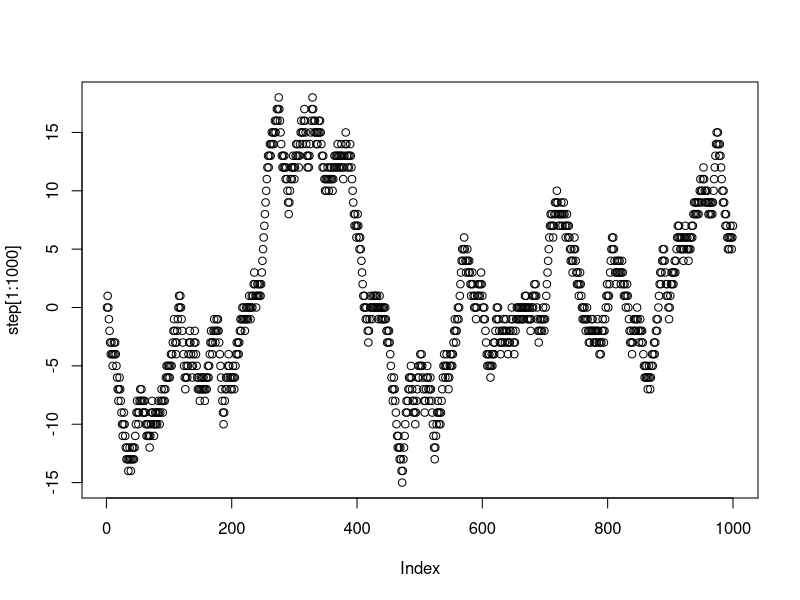
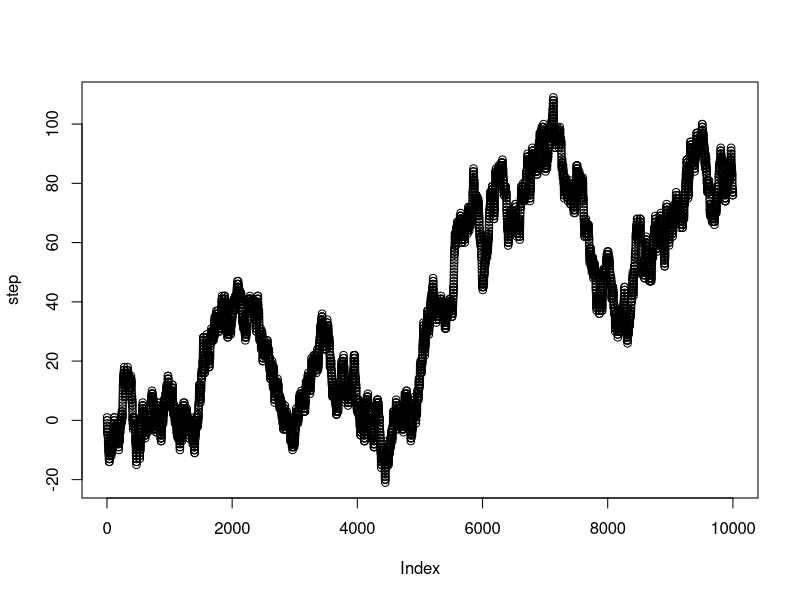

Generate these figures, in order, with R:
## ---- chunk 1
knitr::opts_chunk$set(echo = TRUE)
## ---- chunk 2
Wikipedia <- "The Long Island Tercentenary half dollar is a commemorative coin struck by the United States Bureau of the Mint in 1936. The obverse (pictured) depicts a male Dutch settler and an Algonquian tribesman, and the reverse shows a Dutch sailing ship. It was designed by Howard Weinman, son of Mercury dime designer Adolph A. Weinman. The Long Island Tercentenary Committee wanted a coin to mark the 300th anniversary of the first European settlement there. The authorizing bill passed through Congress without opposition, but was amended in the Senate to add protections against past commemorative coin abuses, such as low mintages or a multiplicity of varieties. The coins were not struck until August 1936, too late for the anniversary celebrations. Four-fifths of the 100,000 coins sent to the Tercentenary Committee were sold, despite a lack of advertising. The half dollar now catalogues up to the low hundreds of dollars. "

wiki_letters <- unlist(strsplit(Wikipedia, split = ""))
lower_case <- tolower(wiki_letters)
letter_counts <- table(lower_case)
letter_counts <- data.frame(letter_counts)

library(dplyr)

final <- letter_counts %>%
  filter(lower_case %in% letters == TRUE)

total_letters <- sum(final$Freq)

final <- final %>%
  mutate(probabilities = Freq/total_letters)

knitr::kable(final)

## ---- chunk 3
test_sample <- sample(x = final$lower_case, size = 5, replace=TRUE, prob = final$probabilities)

my_letters <- sample(final$lower_case,50*5,replace=TRUE, prob = final$probabilities )

my_strings <- matrix(my_letters, ncol=5)

paste(my_strings[1,], collapse="")

random_strings <-c()
for(i in 1:dim(my_strings)[1]){
  random_strings[i] <- paste(my_strings[i,], collapse="")
}

random_strings
## ---- chunk 4

step <- c(0)
for(i in 1:10000){
  coin_flip <- sample(c(1,-1),1)
  step[i+1] <- step[i]+coin_flip
}

plot(step[1:1000])
## ---- chunk 5
plot(step)
max(step)
min(step)
## ---- chunk 6
logical_step <- sign(step)

sequence <- c()
counter <- 0
for(i in 1:length(logical_step)){
  if(logical_step[i] == 0){
    sequence <- c(sequence,counter)
    counter <- 0
  } else {
    counter <- counter+logical_step[i]
  }
}

max(sequence)
min(sequence)
